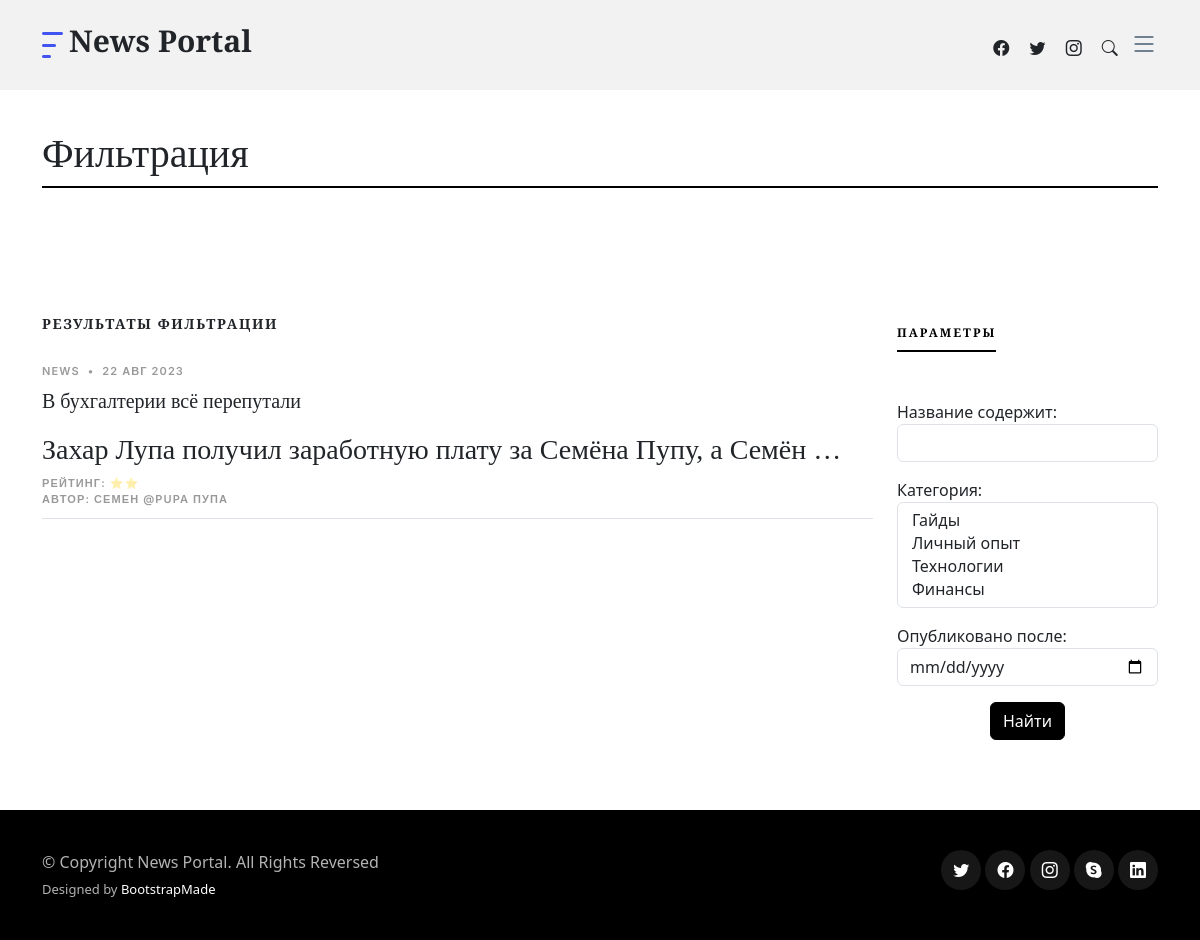
The page /news/search on the database as committed earlier.
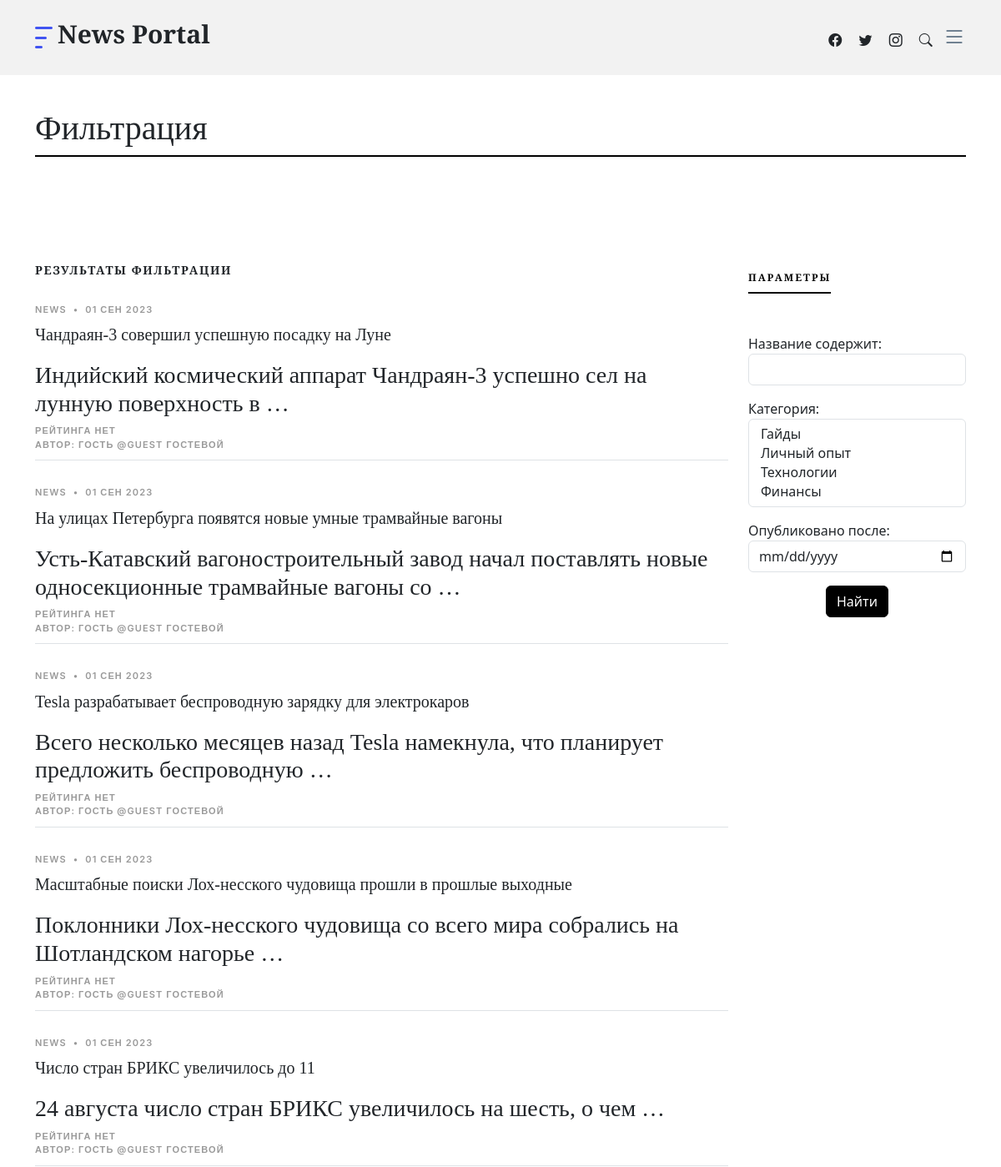
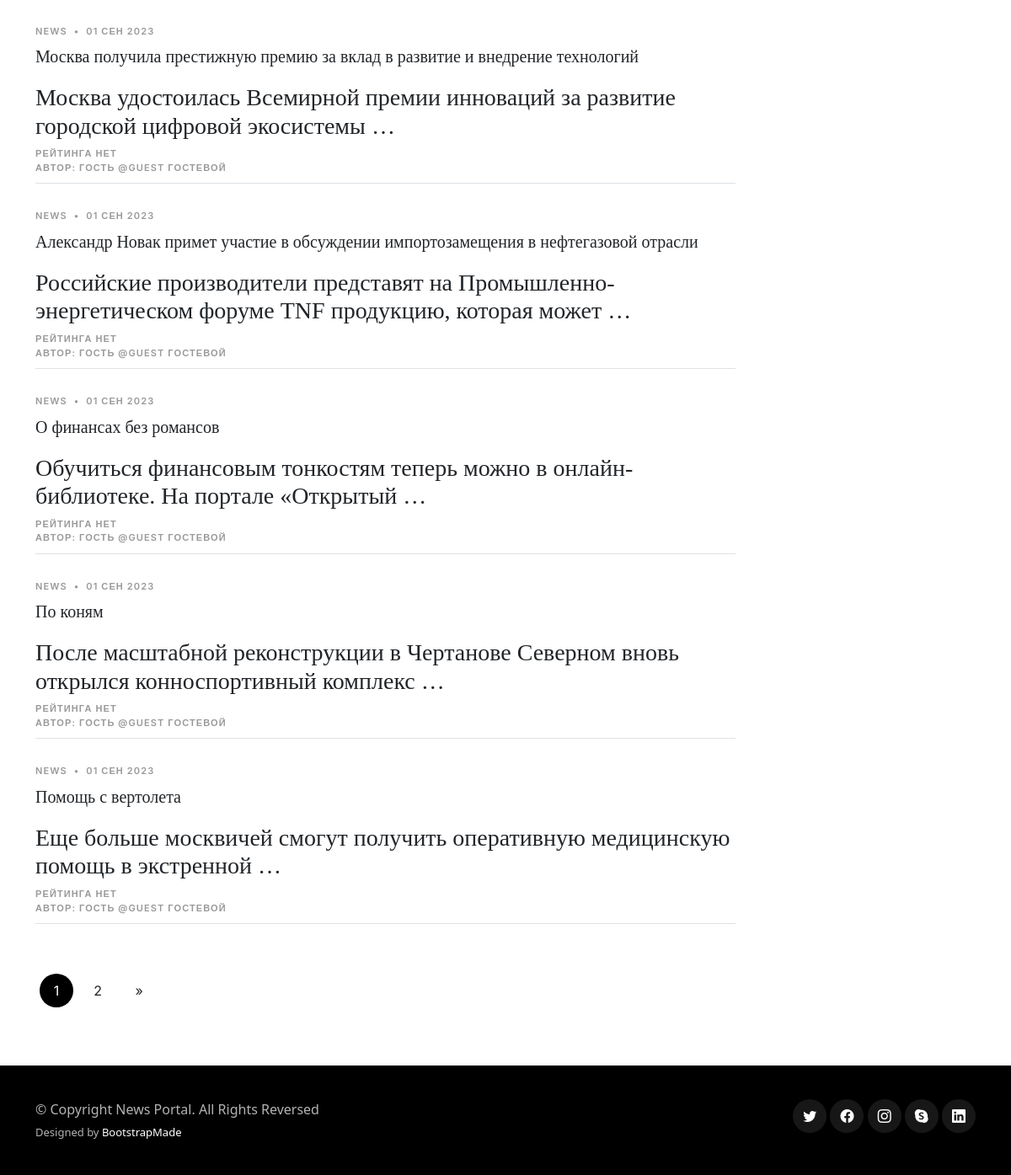
The same page on the database as committed later (2 pictures, top to bottom).
### news/models.py (models this page shows, shortened)
class Post(models.Model):
    author = models.ForeignKey(Author, on_delete=models.CASCADE, verbose_name="author", related_name="posts")
    POST_TYPES = [('article', 'Статья'), ('news', 'Новость')]
    post_type = models.CharField(choices=POST_TYPES, max_length=7, default='article')
    created_at = models.DateTimeField(auto_now_add=True)
    category = models.ManyToManyField(Category, through='PostCategory')
    title = models.CharField(max_length=255)
    text = models.TextField()
    rating = models.IntegerField(default=0)
    class Meta:
        ordering = ['-created_at', 'title']

class Author(models.Model):
    user = models.OneToOneField(User, on_delete=models.CASCADE, verbose_name="author")
    rating = models.IntegerField(default=0)
    def __str__(self):
        return f"{self.user.first_name} @{self.user.username} {self.user.last_name}"

### news/views.py (the view)
# urls.py: path('news/search', views.PostFilter.as_view(),
class PostFilter(FilterView, PostList):
    filterset_class = PostFilterSet

### news/models.py (called while the page is built)
    def __str__(self):
        return self.category

### news/templatetags/pro_filters.py (called while the page is built)
@register.filter()
def pretty_rating(value, param='&#x2B50;'):
    return value * param

### news/templatetags/pro_tags.py (called while the page is built)
@register.simple_tag()
def header(title='Привет!'):
    section = (f'<section class="category-section"><div class="container">'
               f'<div class="section-header d-flex justify-content-between align-items-center mb-5">'
               f'<h1>{title}</h1></div></div></section>')
    return section

@register.simple_tag(takes_context=True)
def url_replace(context, **kwargs):
    d = context['request'].GET.copy()
    for k, v in kwargs.items():
        d[k] = v
    return d.urlencode()

### news/views.py (called while the page is built)
    def get(self, request, *args, **kwargs):
        post_type = kwargs['post_type']
        self.queryset = Post.objects.filter(post_type=post_type)
        return super(PostList, self).get(request, *args, **kwargs)

### templates/news/post_filter.html (shortened to what this page needs)
{% extends 'default.html' %}
{% load pro_tags %}
{% block content %}
    {% autoescape off %}{% header "Фильтрация" %}{% endautoescape %}
    <section id="filter" class="posts">
        <div class="container" data-aos="fade-up">
            <div class="row">
                <div class="col-md-9">
                    <h3 class="category-title">Результаты фильтрации</h3>
                    {% for post in post_list %}
                        {% include "news/post_item.html" with post=post %}
                    {% empty %}
                        <div class="d-md-flex post-entry-2 small-img">
                            <div class="post-meta"><span>Ничего нет</span></div>
                            </div>
                    {% endfor %}
                    </div>
                <div class="col-md-3">
                    <div class="aside-block">
                        <ul class="nav nav-pills custom-tab-nav mb-4" id="pills-tab" role="tablist">
                            <li class="nav-item" role="presentation">
                                <button class="nav-link active" id="pills-actions-tab" data-bs-toggle="pill" data-bs-target="#pills-actions" type="button" role="tab" aria-controls="pills-actions" aria-selected="true">
                                    Параметры
                                    </button>
                                </li>
                            </ul>
                        <div class="tab-content" id="pills-tabContent">
                            <div class="tab-pane fade show active" id="pills-actions" role="tabpanel" aria-labelledby="pills-actions-tab">
                                <div class="form mt-5">
                                    <form action="" method="get">
                                        {{ filter.form.as_p }}
                                        <div class="text-center">
                                            <div class="col-12">
                                                <input type="submit" class="btn btn-primary" value="Найти">
                                                </div>
                                            </div>
                                        </form>
                                    </div>
                                </div>
                            </div>
                        </div>
                    </div>
                </div>
            {% if is_paginated %}
                {% include "paginator.html" with page_obj=page_obj paginator=paginator%}
            {% endif %}
            </div>
        </section>
{% endblock %}

### templates/news/post_item.html
{% load pro_filters %}
<div class="post-entry-1 border-bottom">
    <div class="post-meta"><span>{{ post.post_type }}</span> <span class="mx-1">&bullet;</span> <span>{{ post.created_at|date:'d M Y' }}</span></div>
    <a href="{% url 'post_detail' post.pk %}"><h2>{{ post.title|censor }}</h2></a>
    <a href="{% url 'post_detail' post.pk %}"><h3>{{ post.text|censor|truncatewords:10|striptags }}</h3></a>
    <div class="post-meta">
        <div><span>{% if post.rating %}Рейтинг: {{ post.rating|pretty_rating|safe }}{% else %}Рейтинга нет{% endif %}</span></div>
        <div><span>Автор: {{ post.author }}</span></div>
        </div>
    </div>

Rows that differ between the two databases and show on the page:
no longer on this page (row unchanged): Post: post_type "NEWS", created_at "22 АВГ 2023", title|censor "В бухгалтерии всё перепутали", text|censor "Захар Лупа получил заработную плату за Семёна Пупу, а Семён …", rating|pretty_rating "⭐⭐", author "СЕМЕН @PUPA ПУПА"
added Post: post_type "NEWS", created_at "01 СЕН 2023", title|censor "Чандраян-3 совершил успешную посадку на Луне", text|censor "Индийский космический аппарат Чандраян-3 успешно сел на лунную поверхность в …", rating "РЕЙТИНГА НЕТ", author "ГОСТЬ @GUEST ГОСТЕВОЙ"
added Post: post_type "NEWS", created_at "01 СЕН 2023", title|censor "На улицах Петербурга появятся новые умные трамвайные вагоны", text|censor "Усть-Катавский вагоностроительный завод начал поставлять новые односекционные трамвайные вагоны со …", rating "РЕЙТИНГА НЕТ", author "ГОСТЬ @GUEST ГОСТЕВОЙ"
added Post: post_type "NEWS", created_at "01 СЕН 2023", title|censor "Tesla разрабатывает беспроводную зарядку для электрокаров", text|censor "Всего несколько месяцев назад Tesla намекнула, что планирует предложить беспроводную …", rating "РЕЙТИНГА НЕТ", author "ГОСТЬ @GUEST ГОСТЕВОЙ"
added Post: post_type "NEWS", created_at "01 СЕН 2023", title|censor "Масштабные поиски Лох-несского чудовища прошли в прошлые выходные", text|censor "Поклонники Лох-несского чудовища со всего мира собрались на Шотландском нагорье …", rating "РЕЙТИНГА НЕТ", author "ГОСТЬ @GUEST ГОСТЕВОЙ"
added Post: post_type "NEWS", created_at "01 СЕН 2023", title|censor "Число стран БРИКС увеличилось до 11", text|censor "24 августа число стран БРИКС увеличилось на шесть, о чем …", rating "РЕЙТИНГА НЕТ", author "ГОСТЬ @GUEST ГОСТЕВОЙ"
added Post: post_type "NEWS", created_at "01 СЕН 2023", title|censor "Москва получила престижную премию за вклад в развитие и внедрение технологий", text|censor "Москва удостоилась Всемирной премии инноваций за развитие городской цифровой экосистемы …", rating "РЕЙТИНГА НЕТ", author "ГОСТЬ @GUEST ГОСТЕВОЙ"
added Post: post_type "NEWS", created_at "01 СЕН 2023", title|censor "Александр Новак примет участие в обсуждении импортозамещения в нефтегазовой отрасли", text|censor "Российские производители представят на Промышленно-энергетическом форуме TNF продукцию, которая может …", rating "РЕЙТИНГА НЕТ", author "ГОСТЬ @GUEST ГОСТЕВОЙ"
added Post: post_type "NEWS", created_at "01 СЕН 2023", title|censor "О финансах без романсов", text|censor "Обучиться финансовым тонкостям теперь можно в онлайн-библиотеке. На портале «Открытый …", rating "РЕЙТИНГА НЕТ", author "ГОСТЬ @GUEST ГОСТЕВОЙ"
added Post: post_type "NEWS", created_at "01 СЕН 2023", title|censor "По коням", text|censor "После масштабной реконструкции в Чертанове Северном вновь открылся конноспортивный комплекс …", rating "РЕЙТИНГА НЕТ", author "ГОСТЬ @GUEST ГОСТЕВОЙ"
added Post: post_type "NEWS", created_at "01 СЕН 2023", title|censor "Помощь с вертолета", text|censor "Еще больше москвичей смогут получить оперативную медицинскую помощь в экстренной …", rating "РЕЙТИНГА НЕТ", author "ГОСТЬ @GUEST ГОСТЕВОЙ"
Other text that changed with them:
{{ page_obj.number }}: (not shown) → "1"
{{ page_obj.next_page_number }}: (not shown) → "2"
